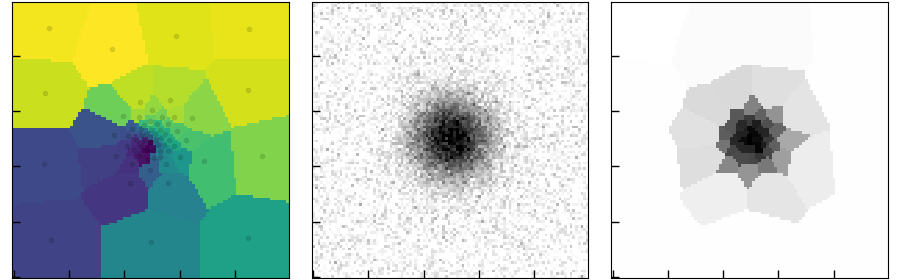

Write Python code to recreate this figure.
"""
Demo by G. Brammer
"""
import numpy as np
from voronoi import bin2d
import matplotlib.pyplot as plt

# Noisy gaussian
yp, xp = np.indices((100,100))
R = np.sqrt((xp-50)**2+(yp-50)**2)
sigma = 10
g = 10*np.exp(-R**2/2/sigma**2)
s = 1
noise = np.random.normal(size=R.shape)*s

pix_bin, bin_x, bin_y, bin_sn, bin_npix, scale = bin2d.bin2d(xp.flatten(), yp.flatten(), (g+noise).flatten(), g.flatten()*0+s, 20., cvt=True, wvt=False, graphs=False, quiet=False)

# Bin stats
bad = bin_sn < 5
masked = pix_bin*1
mean_bins = pix_bin*0.
median_bins = pix_bin*0.

mea = bin_x*0.
med = bin_x*0.
bx = bin_x*0.
by = bin_y*0.

bin_ids = np.unique(pix_bin)

for i in range(len(bin_ids)):
    bin_mask = pix_bin == bin_ids[i]
    
    mea[i] = (g+noise).flatten()[bin_mask].mean()
    mean_bins[bin_mask] = mea[i]
    
    med[i] = np.median((g+noise).flatten()[bin_mask])
    median_bins[bin_mask] = med[i]
    
    bx[i] = np.sum(xp.flatten()*bin_mask)/bin_mask.sum()
    by[i] = np.sum(yp.flatten()*bin_mask)/bin_mask.sum()

for bin in np.where(bad)[0]:
    bin_mask = pix_bin == bin
    masked[bin_mask] = -99

# Plot
plt.rcParams['image.origin'] = 'lower'

fig = plt.figure(figsize=[9, 2.8])
ax = fig.add_subplot(131)
ax.imshow(pix_bin.reshape(R.shape))
ax.scatter(bin_x, bin_y, marker='.', color='k', alpha=0.1)

ax = fig.add_subplot(132)
ax.imshow(g+noise, vmin=-0.1, vmax=10, cmap='gray_r')

ax = fig.add_subplot(133)
ax.imshow(median_bins.reshape(R.shape), vmin=-0.1, vmax=10, cmap='gray_r')

for ax in fig.axes:
    ax.set_xticklabels([]); ax.set_yticklabels([])
    
fig.tight_layout(pad=0.1)
fig.savefig('test.png')
